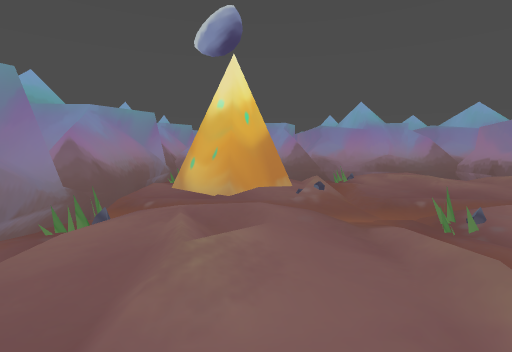
View 1 (above)

12 first-person views from a walk through a 3-D level made in the Godot game engine. The camera is 1.5 m above the floor, tilts 6° down and sees 85° across. The floor is counted in squares, 2 m on a side. Each view is taken from the middle of a square. On the plan, view 1 faces up. The plan holds only what a view shows up to about 10 squares ahead; the rest is blank. The place goes on beyond the plan.

View 2
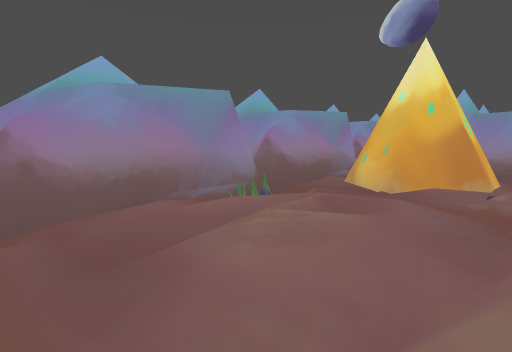

View 3
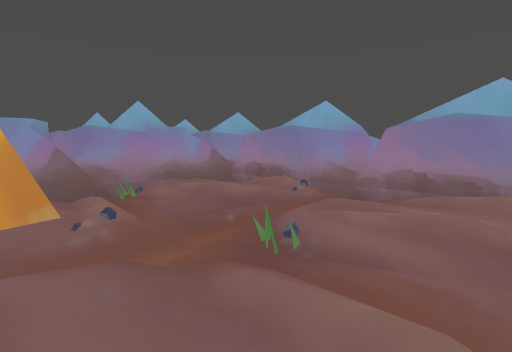

View 4
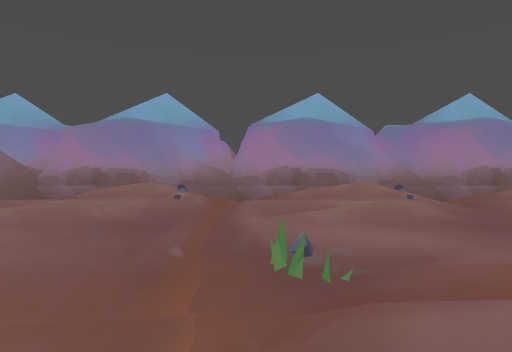

View 5
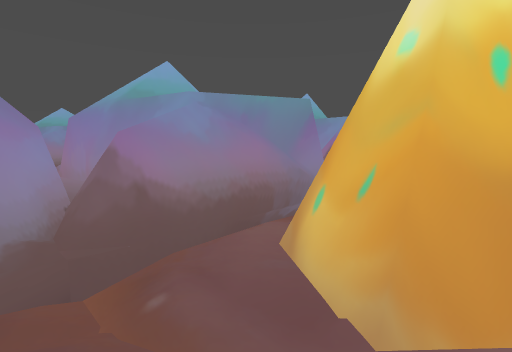

View 6
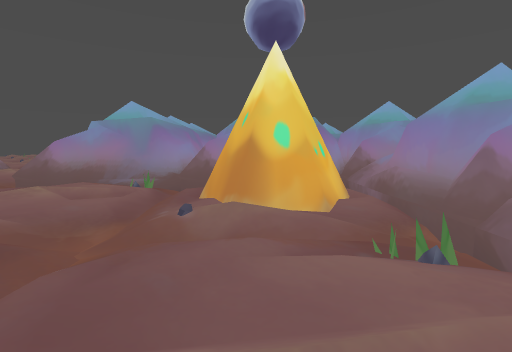

View 7
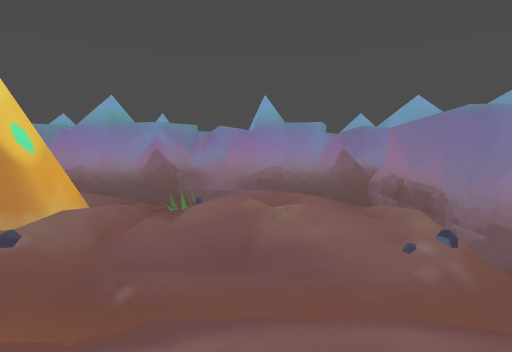

View 8
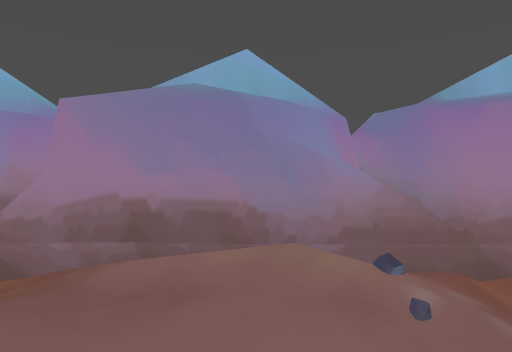

View 9
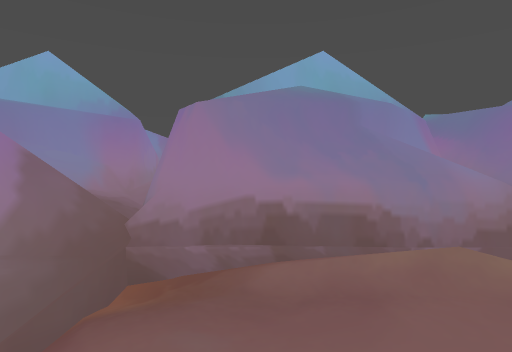

View 10
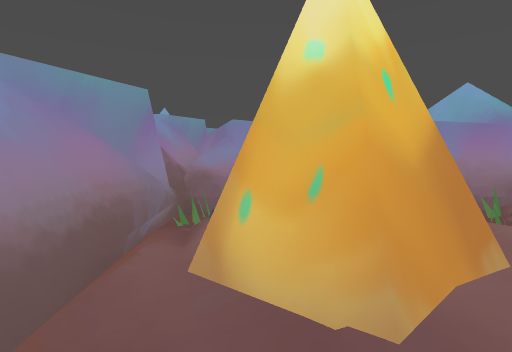

View 11
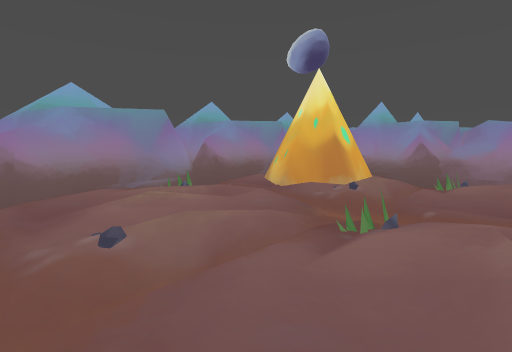

View 12
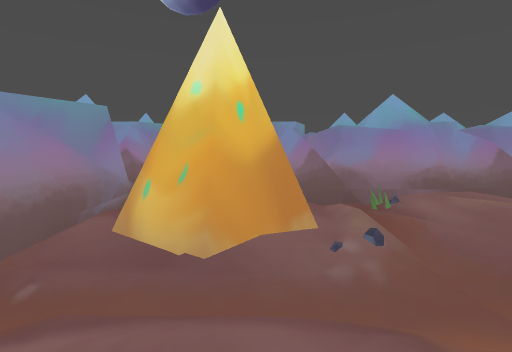

### Floor plan
Key: @ floor where view 1 was taken; # wall or solid block; . main floor; - floor 0.25 m lower than the main floor; _ floor 0.5 m lower than the main floor; : floor 1 m higher than the main floor; / step, stairs or slope; = window, fence, low wall or low ledge; R rock; O other object.
Columns run from 11 left of view 1 to 8 right of it. Each row starts with its distance up from view 1.
 13              RR
 12
 11               R
 10         RR  R R R
  9        RRRRRRR  R
  8        RR:RRRRRRRRRR
  7         RRRRRRRRRRR
  6          R##==/.R
  5  RR   R RR##=-/.RR
  4 RR    RRRR-# ---RRR
  3      OR  R.._=..RRRR
  2       R  R.////.R
  1        RRR-././.RR
  0        RRR-@//--RRRR

Where each view was taken, in squares from view 1:
view 1: 0 up, 0 right, facing up
view 2: 0 up, 1 right, facing up-left
view 3: 1 up, 0 right, facing up-right
view 4: 3 up, 0 right, facing right
view 5: 3 up, 0 right, facing up-left
view 6: 5 up, 4 right, facing left
view 7: 2 up, 3 right, facing up
view 8: 5 up, 3 right, facing right
view 9: 6 up, 3 right, facing right
view 10: 3 up, 1 left, facing up
view 11: 0 up, 3 right, facing up-left
view 12: 2 up, 0 right, facing up
